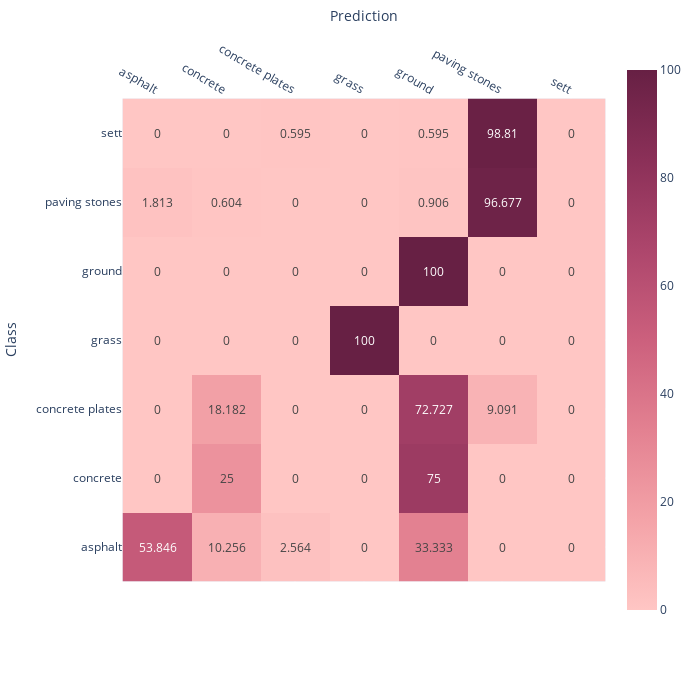

Write notebook code for a chart like this one.
### Code cell
fig = px.imshow(c_mat,
                labels=dict(x="Prediction", y="Class"),
                x=available_classes_r,
                y=available_classes_r,
                text_auto=True, 
            #    aspect="auto",
                color_continuous_scale=px.colors.sequential.Burg,
                width=700,
                height=700,
               )
fig.update_xaxes(side="top")

fig['layout']['xaxis']['autorange'] = "reversed"

fig.show()

### Figure 1 — Plotly figure (JSON) as saved in the notebook; plotly's stock layout.template omitted (floating-point values rounded to 4 significant figures)
{"data": [{"coloraxis": "coloraxis", "hovertemplate": "Prediction: %{x}<br>Class: %{y}<br>color: %{z}<extra></extra>", "name": "0", "texttemplate": "%{z}", "type": "heatmap", "x": ["sett", "paving stones", "ground", "grass", "concrete plates", "concrete", "asphalt"], "xaxis": "x", "y": ["sett", "paving stones", "ground", "grass", "concrete plates", "concrete", "asphalt"], "yaxis": "y", "z": [[0, 98.81, 0.595, 0, 0.595, 0, 0], [0, 96.68, 0.906, 0, 0, 0.604, 1.813], [0, 0, 100, 0, 0, 0, 0], [0, 0, 0, 100, 0, 0, 0], [0, 9.091, 72.73, 0, 0, 18.18, 0], [0, 0, 75, 0, 0, 25, 0], [0, 0, 33.33, 0, 2.564, 10.26, 53.85]]}], "layout": {"coloraxis": {"colorscale": [[0, "rgb(255, 198, 196)"], [0.1667, "rgb(244, 163, 168)"], [0.3333, "rgb(227, 129, 145)"], [0.5, "rgb(204, 96, 125)"], [0.6667, "rgb(173, 70, 108)"], [0.8333, "rgb(139, 48, 88)"], [1, "rgb(103, 32, 68)"]]}, "height": 700, "margin": {"t": 60}, "width": 700, "xaxis": {"anchor": "y", "autorange": "reversed", "constrain": "domain", "domain": [0, 1], "scaleanchor": "y", "side": "top", "title": {"text": "Prediction"}}, "yaxis": {"anchor": "x", "autorange": "reversed", "constrain": "domain", "domain": [0, 1], "title": {"text": "Class"}}}}
